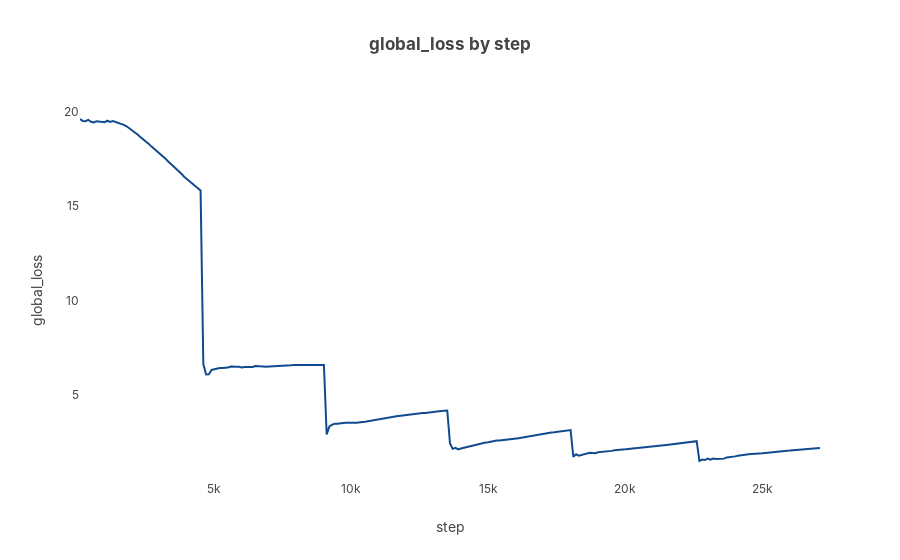
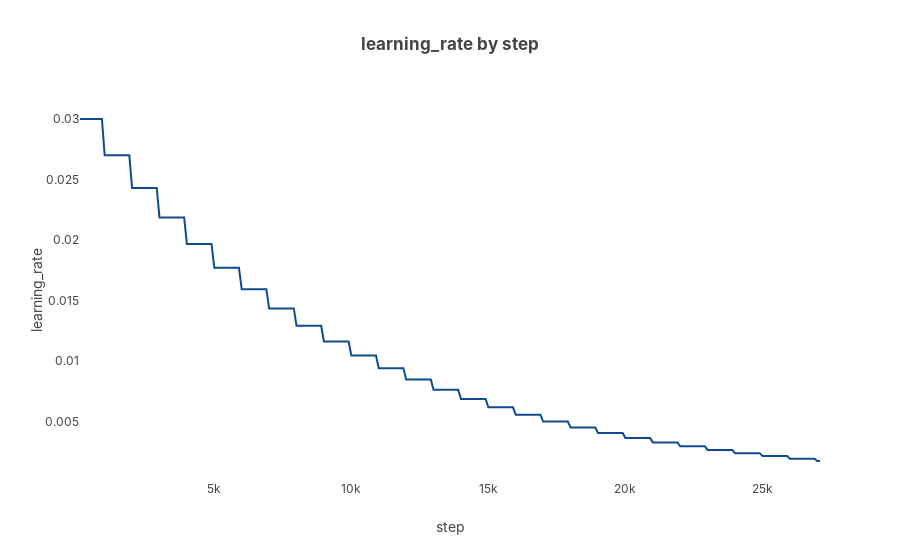
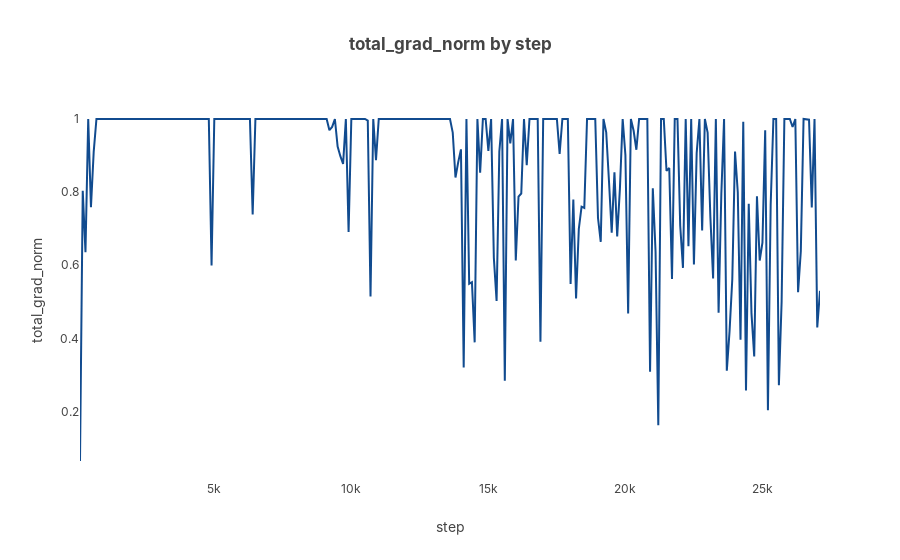
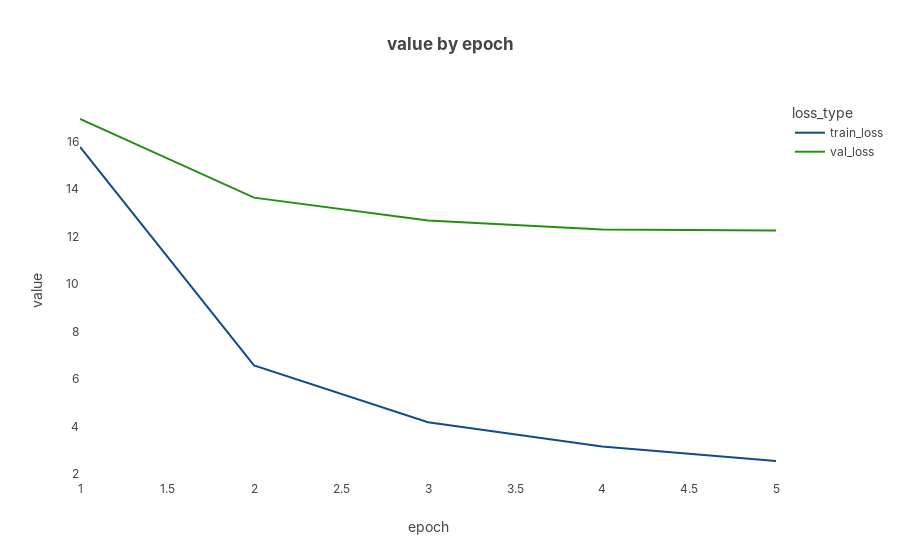

Notebook code for these charts, in order:
### Code cell
def plot_metric(df, index='step', col: str = None, color=None):
    # Create the plot
    cols = [index, col]
    if color:
        cols.append(color)
    fig = px.line(
        df[cols].dropna(),
        x=index,
        y=col,
        color=color,
        labels={'x': index, 'y': col},
        title=f'{col} by {index}',
    )

    if color:
        fig.update_layout(showlegend=True)

    fig.show()

plot_metric(step_metrics_df, col='global_loss')
plot_metric(step_metrics_df, col='learning_rate')
plot_metric(step_metrics_df, col='total_grad_norm')
plot_metric(epoch_metrics_df, index='epoch', col='value', color='loss_type')

### Figure 1 — Plotly figure (JSON) as saved in the notebook; plotly's stock layout.template omitted (floating-point values rounded to 4 significant figures; data arrays with more than 128 entries replaced by an {"elided": "..."} marker saying what was removed)
{"data": [{"hovertemplate": "step=%{x}<br>global_loss=%{y}<extra></extra>", "legendgroup": "", "line": {"color": "#114B8F", "dash": "solid"}, "marker": {"symbol": "circle"}, "mode": "lines", "name": "", "orientation": "v", "showlegend": false, "type": "scatter", "x": {"elided": "271 int values"}, "xaxis": "x", "y": {"elided": "271 float values"}, "yaxis": "y"}], "layout": {"autosize": true, "legend": {"tracegroupgap": 0}, "title": {"text": "global_loss by step"}, "xaxis": {"anchor": "y", "autorange": true, "domain": [0, 1], "range": [100, 27100], "title": {"text": "step"}, "type": "linear"}, "yaxis": {"anchor": "x", "autorange": true, "domain": [0, 1], "range": [0.4844, 20.61], "title": {"text": "global_loss"}, "type": "linear"}}}

### Figure 2 — Plotly figure (JSON) as saved in the notebook; plotly's stock layout.template omitted (floating-point values rounded to 4 significant figures; data arrays with more than 128 entries replaced by an {"elided": "..."} marker saying what was removed)
{"data": [{"hovertemplate": "step=%{x}<br>learning_rate=%{y}<extra></extra>", "legendgroup": "", "line": {"color": "#114B8F", "dash": "solid"}, "marker": {"symbol": "circle"}, "mode": "lines", "name": "", "orientation": "v", "showlegend": false, "type": "scatter", "x": {"elided": "271 int values"}, "xaxis": "x", "y": {"elided": "271 float values"}, "yaxis": "y"}], "layout": {"autosize": true, "legend": {"tracegroupgap": 0}, "title": {"text": "learning_rate by step"}, "xaxis": {"anchor": "y", "autorange": true, "domain": [0, 1], "range": [100, 27100], "title": {"text": "step"}, "type": "linear"}, "yaxis": {"anchor": "x", "autorange": true, "domain": [0, 1], "range": [0.0001747, 0.03157], "title": {"text": "learning_rate"}, "type": "linear"}}}

### Figure 3 — Plotly figure (JSON) as saved in the notebook; plotly's stock layout.template omitted (floating-point values rounded to 4 significant figures; data arrays with more than 128 entries replaced by an {"elided": "..."} marker saying what was removed)
{"data": [{"hovertemplate": "step=%{x}<br>total_grad_norm=%{y}<extra></extra>", "legendgroup": "", "line": {"color": "#114B8F", "dash": "solid"}, "marker": {"symbol": "circle"}, "mode": "lines", "name": "", "orientation": "v", "showlegend": false, "type": "scatter", "x": {"elided": "271 int values"}, "xaxis": "x", "y": {"elided": "271 float values"}, "yaxis": "y"}], "layout": {"autosize": true, "legend": {"tracegroupgap": 0}, "title": {"text": "total_grad_norm by step"}, "xaxis": {"anchor": "y", "autorange": true, "domain": [0, 1], "range": [100, 27100], "title": {"text": "step"}, "type": "linear"}, "yaxis": {"anchor": "x", "autorange": true, "domain": [0, 1], "range": [0.01278, 1.052], "title": {"text": "total_grad_norm"}, "type": "linear"}}}

### Figure 4 — Plotly figure (JSON) as saved in the notebook; plotly's stock layout.template omitted (floating-point values rounded to 4 significant figures)
{"data": [{"hovertemplate": "loss_type=train_loss<br>epoch=%{x}<br>value=%{y}<extra></extra>", "legendgroup": "train_loss", "line": {"color": "#114B8F", "dash": "solid"}, "marker": {"symbol": "circle"}, "mode": "lines", "name": "train_loss", "orientation": "v", "showlegend": true, "type": "scatter", "x": [1, 2, 3, 4, 5], "xaxis": "x", "y": [15.78, 6.572, 4.174, 3.157, 2.542], "yaxis": "y"}, {"hovertemplate": "loss_type=val_loss<br>epoch=%{x}<br>value=%{y}<extra></extra>", "legendgroup": "val_loss", "line": {"color": "#248F11", "dash": "solid"}, "marker": {"symbol": "circle"}, "mode": "lines", "name": "val_loss", "orientation": "v", "showlegend": true, "type": "scatter", "x": [1, 2, 3, 4, 5], "xaxis": "x", "y": [16.96, 13.65, 12.68, 12.31, 12.26], "yaxis": "y"}], "layout": {"autosize": true, "legend": {"title": {"text": "loss_type"}, "tracegroupgap": 0}, "showlegend": true, "title": {"text": "value by epoch"}, "xaxis": {"anchor": "y", "autorange": true, "domain": [0, 1], "range": [1, 5], "title": {"text": "epoch"}, "type": "linear"}, "yaxis": {"anchor": "x", "autorange": true, "domain": [0, 1], "range": [1.741, 17.76], "title": {"text": "value"}, "type": "linear"}}}
